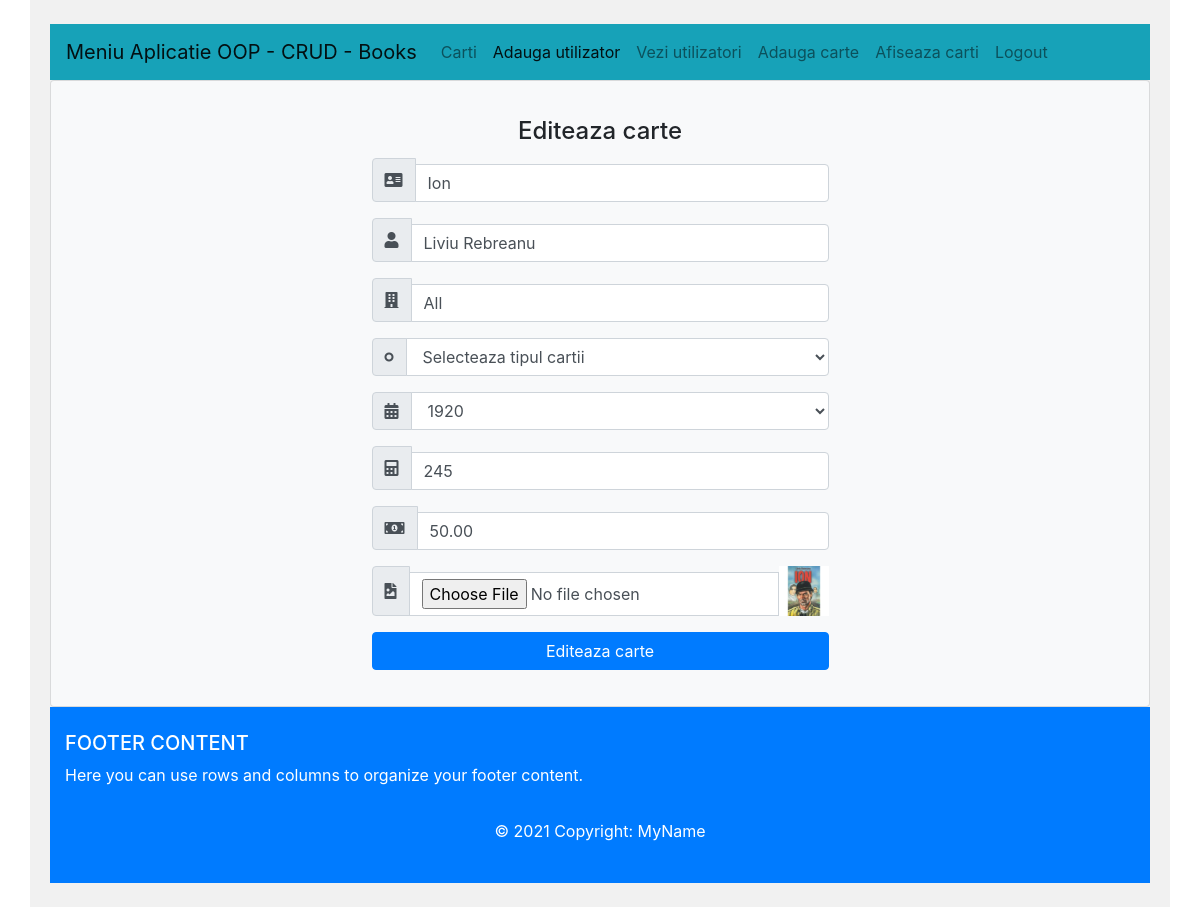
The app's page /update.php?id=1 (signed in) with its own data.
### tables this page shows
CREATE TABLE IF NOT EXISTS `carti` (
  `id` int(11) NOT NULL AUTO_INCREMENT,
  `titlu` varchar(255) NOT NULL,
  `autor` varchar(255) NOT NULL,
  `editura` varchar(255) NOT NULL,
  `tip_carte` varchar(255) NOT NULL,
  `an` char(4) NOT NULL,
  `pagini` int(4) NOT NULL,
  `pret` decimal(10,2) NOT NULL,
  `poza` varchar(200) NOT NULL,
  `ts` timestamp NOT NULL DEFAULT CURRENT_TIMESTAMP,
  PRIMARY KEY (`id`)
);

### classes/Carti.php (called while the page is built, shortened)
<?php
 class Carti{
     public function read($id=null){
          $sql = "SELECT * FROM ". self::TABLENAME ;
          if($id){
               $sql .= " WHERE id=$id";
          }
          else{
               $sql .= " ORDER BY id DESC";
          }
          $database = new Database();
          $res = mysqli_query($database->getConnection(), $sql);
          return $res;
     }
 }
?>

### classes/Database.php (called while the page is built, shortened)
<?php
class Database{
	private $connection;
	private $_host = 'localhost';
    private $_username = 'root';
    private $_password = '';
    private $_database = 'biblioteca';
	public function connect_db(){
		$this->connection = mysqli_connect($this->_host, $this->_username, $this->_password, $this->_database);
	}
	public function getConnection()
	{
		return $this->connection;
	}
}
?>

### update.php (the view, shortened to what this page needs)
<?php
 $carte = new Carti();
 $id = $_GET['id'];
 $res = $carte->read($id);
 $r = mysqli_fetch_assoc($res);
?>
<!DOCTYPE html>
<html lang="en">
<?php include ('layout/head.php');?>
<body>
    <div class="container py-4">
<?php include('layout/meniu.php');?>
        <div class="card bg-light">
            <article class="card-body mx-auto" style="max-width: 600px;">
                <h4 class="card-title mt-3 text-center">Editeaza carte</h4>
                <form  method="post" enctype="multipart/form-data">
                    <div class="form-group input-group">
                        <div class="input-group-prepend">
                            <span class="input-group-text"> <i class="fa fa-address-card"></i> </span>
                        </div>
                        <input name="titlu" class="form-control" placeholder="Titlu" type="text" value="<?php echo $r['titlu'] ?>" required>
                    </div>
                    <div class="form-group input-group">
                        <div class="input-group-prepend">
                            <span class="input-group-text"> <i class="fa fa-user"></i> </span>
                        </div>
                        <input name="autor" class="form-control" placeholder="Autor" type="text" value="<?php echo $r['autor'] ?>">
                    </div>
                    <div class="form-group input-group">
                        <div class="input-group-prepend">
                            <span class="input-group-text"> <i class="fa fa-building"></i></span>
                        </div>
                        <input name="editura" class="form-control" placeholder="Editura" type="text" value="<?php echo $r['editura'] ?>">
                    </div>
                  <div class="form-group input-group">
                        <div class="input-group-prepend">
                            <span class="input-group-text"> <i class="fa fa-genderless"></i> </span>
                        </div>
                        <select name="tip_carte" class="form-control">
                            <option selected=""> Selecteaza tipul cartii</option>
                        </select>
                    </div>
                  <div class="form-group input-group">
                        <div class="input-group-prepend">
                            <span class="input-group-text"> <i class="fa fa-calendar-alt"></i> </span>
                        </div>
                        <select name="an" class="form-control">
<?php for($i=1900; $i<=2020; $i++):?>
                            <option <?php if($r['an'] == $i) { echo "selected";}?> value="<?php echo $i;?>"><?php echo $i;?></option>
<?php endfor;?>
                        </select>
                    </div>
                    <div class="form-group input-group">
                        <div class="input-group-prepend">
                            <span class="input-group-text"> <i class="fas fa-calculator"></i> </span>
                        </div>
                        <input name="pagini" class="form-control" placeholder="Numar pagini" type="text" value="<?php echo $r['pagini'] ?>">
                    </div>
                     <div class="form-group input-group">
                        <div class="input-group-prepend">
                            <span class="input-group-text"> <i class="fas fa-money-bill-alt"></i> </span>
                        </div>
                        <input name="pret" class="form-control" placeholder="Pret" type="text" value="<?php echo $r['pret'] ?>">
                    </div>
                    <div class="form-group input-group">
                        <div class="input-group-prepend">
                            <span class="input-group-text"> <i class="fa fa-file-image"></i> </span>
                        </div>
                        <input name="poza" class="form-control" placeholder="Poza" type="file">
                        <img src="assets/images/<?php echo $r['poza']; ?>" style ="max-width:50px">
                    </div>
                    <div class="form-group">
                        <button type="submit" class="btn btn-primary btn-block"> Editeaza carte </button>
                    </div>
                </form>
            </article>
        </div>
        <?php include('layout/footer.php');?>
    </div>
</body>
</html>

### assets/css/style.css (style rules this page uses)
input { width: 100%; padding: 12px; border: 1px solid #ccc; border-radius: 4px; box-sizing: border-box; margin-top: 6px; margin-bottom: 16px; }
.container { background-color: #f1f1f1; padding: 20px; }

### records on screen
carti: titlu "Ion", autor "Liviu Rebreanu", editura "All", an "1920", pagini "245", pret "50.00", poza (picture)
